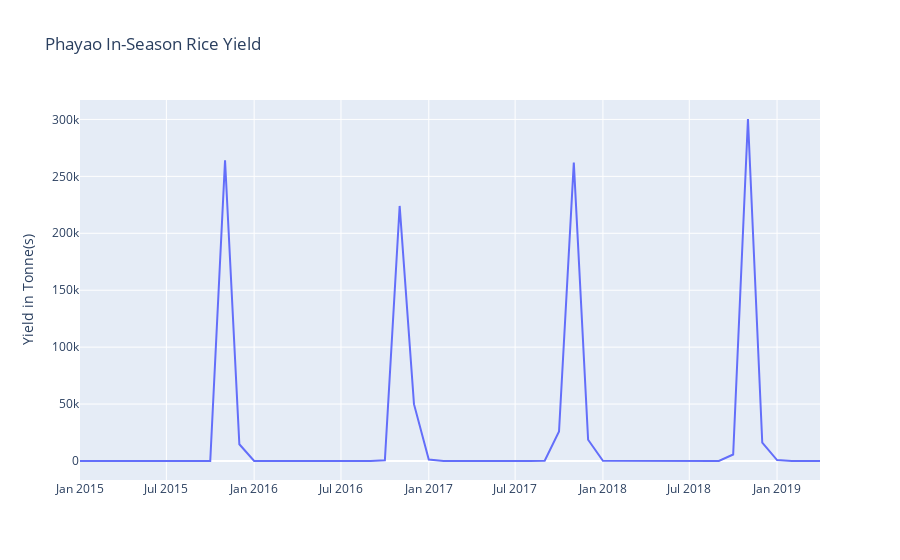

Write notebook code for a chart like this one.
### Markdown cell above
Get yield of one area.

### Code cell
py.iplot({'data':go.Scatter(x=df_in_area['ds'], y=df_in_area['y'], name='y'),
         'layout':dict(title = area_in + ' In-Season Rice Yield',
                       yaxis = dict(title = 'Yield in Tonne(s)'))
         })

### Figure 1 — Plotly figure (JSON) as saved in the notebook; plotly's stock layout.template omitted (floating-point values rounded to 4 significant figures)
{"data": [{"name": "y", "type": "scatter", "x": ["2019-04-01T00:00:00", "2019-03-01T00:00:00", "2019-02-01T00:00:00", "2019-01-01T00:00:00", "2018-12-01T00:00:00", "2018-11-01T00:00:00", "2018-10-01T00:00:00", "2018-09-01T00:00:00", "2018-08-01T00:00:00", "2018-07-01T00:00:00", "2018-06-01T00:00:00", "2018-05-01T00:00:00", "2018-04-01T00:00:00", "2018-03-01T00:00:00", "2018-02-01T00:00:00", "2018-01-01T00:00:00", "2017-12-01T00:00:00", "2017-11-01T00:00:00", "2017-10-01T00:00:00", "2017-09-01T00:00:00", "2017-08-01T00:00:00", "2017-07-01T00:00:00", "2017-06-01T00:00:00", "2017-05-01T00:00:00", "2017-04-01T00:00:00", "2017-03-01T00:00:00", "2017-02-01T00:00:00", "2017-01-01T00:00:00", "2016-12-01T00:00:00", "2016-11-01T00:00:00", "2016-10-01T00:00:00", "2016-09-01T00:00:00", "2016-08-01T00:00:00", "2016-07-01T00:00:00", "2016-06-01T00:00:00", "2016-05-01T00:00:00", "2016-04-01T00:00:00", "2016-03-01T00:00:00", "2016-02-01T00:00:00", "2016-01-01T00:00:00", "2015-12-01T00:00:00", "2015-11-01T00:00:00", "2015-10-01T00:00:00", "2015-09-01T00:00:00", "2015-08-01T00:00:00", "2015-07-01T00:00:00", "2015-06-01T00:00:00", "2015-05-01T00:00:00", "2015-04-01T00:00:00", "2015-03-01T00:00:00", "2015-02-01T00:00:00", "2015-01-01T00:00:00"], "y": [0, 0, 0, 823, 16063, 300377, 5684, 45, 0, 0, 0, 0, 0, 0, 0, 233, 18671, 262049, 25912, 279, 0, 0, 0, 0, 0, 0, 0, 1324, 49901, 224014, 607, 0, 0, 0, 0, 0, 0, 0, 0, 0, 14722, 264112, 0, 0, 0, 0, 0, 0, 0, 0, 0, 0]}], "layout": {"autosize": true, "title": {"text": "Phayao In-Season Rice Yield"}, "xaxis": {"autorange": true, "range": ["2015-01-01", "2019-04-01"], "type": "date"}, "yaxis": {"autorange": true, "range": [-16690.0, 317100.0], "title": {"text": "Yield in Tonne(s)"}, "type": "linear"}}}
